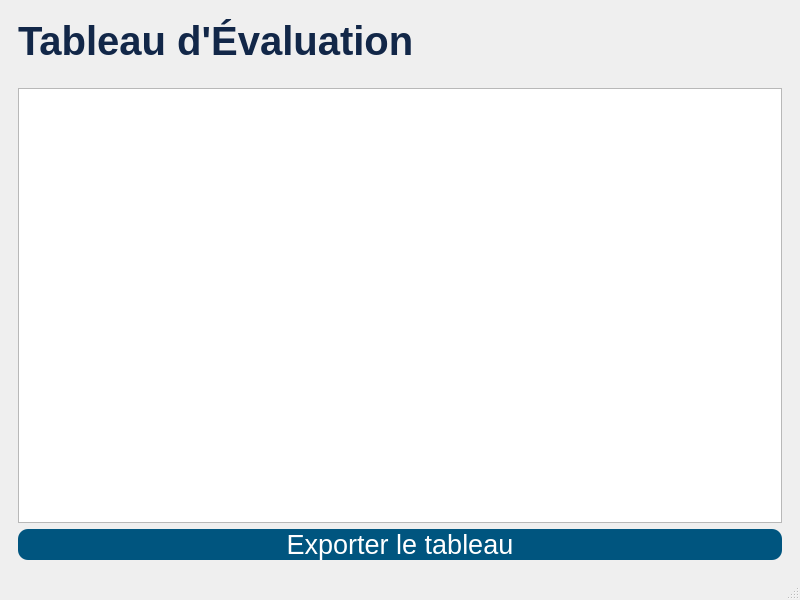
<?xml version="1.0" encoding="UTF-8"?>
<ui version="4.0">
 <class>MainWindow</class>
 <widget class="QMainWindow" name="MainWindow">
  <property name="geometry">
   <rect>
    <x>0</x>
    <y>0</y>
    <width>800</width>
    <height>600</height>
   </rect>
  </property>
  <property name="windowTitle">
   <string>MainWindow</string>
  </property>
  <widget class="QWidget" name="centralwidget">
   <layout class="QGridLayout" name="gridLayout_3">
    <item row="0" column="0">
     <layout class="QVBoxLayout" name="verticalLayout">
      <item>
       <widget class="QWidget" name="widget_2" native="true">
        <layout class="QGridLayout" name="gridLayout">
         <item row="0" column="0">
          <widget class="QLabel" name="label">
           <property name="font">
            <font>
             <pointsize>30</pointsize>
             <weight>75</weight>
             <bold>true</bold>
            </font>
           </property>
           <property name="styleSheet">
            <string notr="true">color: rgb(18, 39, 72);
</string>
           </property>
           <property name="text">
            <string>Tableau d'Évaluation</string>
           </property>
          </widget>
         </item>
        </layout>
       </widget>
      </item>
      <item>
       <widget class="QWidget" name="widget" native="true">
        <layout class="QGridLayout" name="gridLayout_2">
         <item row="0" column="0">
          <widget class="QTableView" name="tableView"/>
         </item>
         <item row="1" column="0">
          <widget class="QPushButton" name="pushButton">
           <property name="font">
            <font>
             <pointsize>20</pointsize>
            </font>
           </property>
           <property name="styleSheet">
            <string notr="true">

QPushButton {
    border-radius: 10px; 
color: rgb(255, 255, 255);
	background-color: rgb(0, 85, 127);

}

QPushButton:hover {
background-color: rgb(170, 0, 0);
}


QPushButton:pressed {
    background-color: rgb(0, 0, 0);
}</string>
           </property>
           <property name="text">
            <string>Exporter le tableau</string>
           </property>
          </widget>
         </item>
        </layout>
       </widget>
      </item>
     </layout>
    </item>
   </layout>
  </widget>
  <widget class="QMenuBar" name="menubar">
   <property name="geometry">
    <rect>
     <x>0</x>
     <y>0</y>
     <width>800</width>
     <height>18</height>
    </rect>
   </property>
  </widget>
  <widget class="QStatusBar" name="statusbar"/>
 </widget>
 <resources/>
 <connections/>
</ui>
